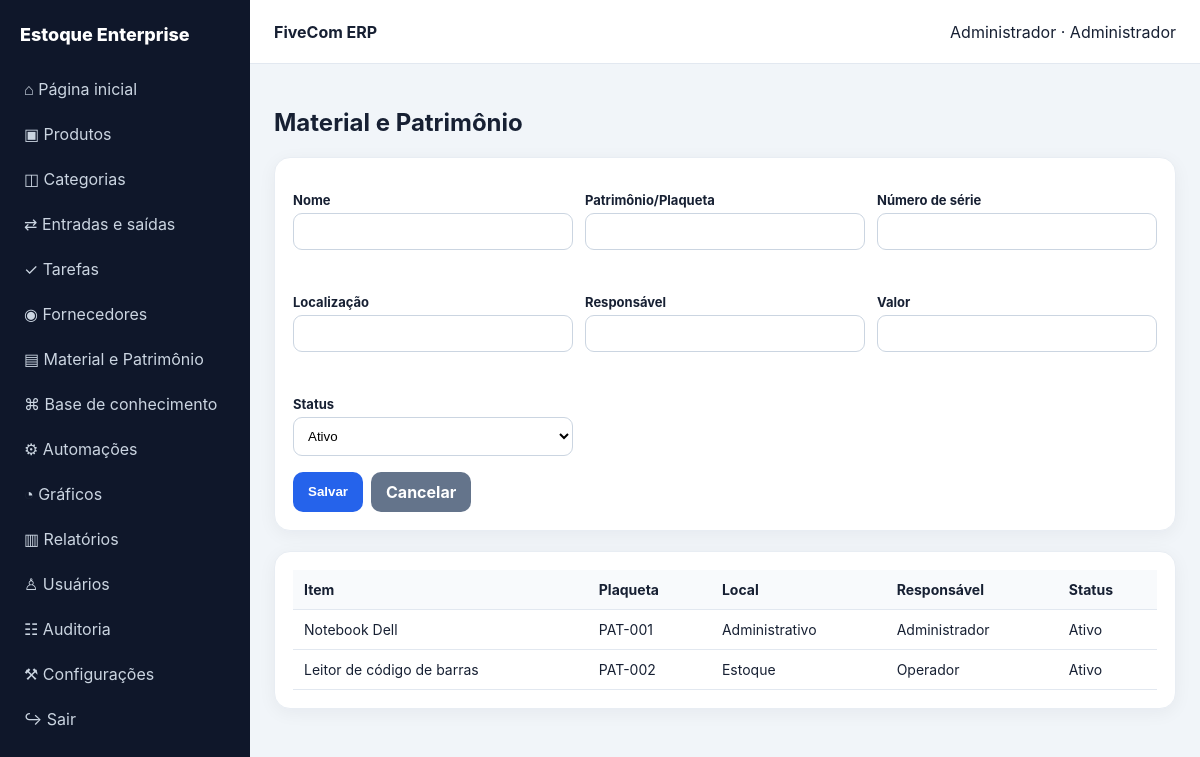
The app's page /assets (signed in) with its own data.
### app.py (models this page shows)
class Setting(db.Model):
 id=db.Column(db.Integer,primary_key=True); system_name=db.Column(db.String(120),default='FiveCom ERP'); company_name=db.Column(db.String(120),default='Estoque Enterprise'); browser_title=db.Column(db.String(120),default='FiveCom ERP'); primary_color=db.Column(db.String(20),default='#2563eb'); secondary_color=db.Column(db.String(20),default='#0f172a'); logo=db.Column(db.String(255)); login_logo=db.Column(db.String(255)); favicon=db.Column(db.String(255)); login_position=db.Column(db.String(20),default='center'); footer=db.Column(db.String(255),default='Documento gerado automaticamente pelo FiveCom ERP'); disabled_modules=db.Column(db.Text,default='')

class User(UserMixin,db.Model):
 id=db.Column(db.Integer,primary_key=True); name=db.Column(db.String(120),nullable=False); username=db.Column(db.String(80),unique=True,nullable=False); password=db.Column(db.String(255),nullable=False); role=db.Column(db.String(30),default='Operador'); active=db.Column(db.Boolean,default=True); permissions=db.Column(db.Text,default='')
 def can(self,m): return self.role=='Administrador' or m in (self.permissions or '').split(',')

class Asset(db.Model):
 id=db.Column(db.Integer,primary_key=True); name=db.Column(db.String(160)); tag=db.Column(db.String(80),unique=True); serial=db.Column(db.String(100)); location=db.Column(db.String(100)); responsible=db.Column(db.String(120)); value=db.Column(db.Float,default=0); status=db.Column(db.String(30),default='Ativo')

### app.py (the view)
@app.route('/assets',methods=['GET','POST'])
@login_required
def assets():
 if request.method=='POST':db.session.add(Asset(name=request.form['name'],tag=request.form['tag'],serial=request.form.get('serial'),location=request.form.get('location'),responsible=request.form.get('responsible'),value=float(request.form.get('value') or 0),status=request.form.get('status')));db.session.commit();return redirect(url_for('assets'))
 return render_template('assets.html',items=Asset.query.all())

### app.py (called while the page is built)
@login.user_loader
def load_user(i): return db.session.get(User,int(i))

def settings():
 s=Setting.query.first()
 if not s:s=Setting();db.session.add(s);db.session.commit()
 return s

@app.context_processor
def ctx():
 s=settings(); return dict(cfg=s,module_enabled=lambda m:m not in (s.disabled_modules or '').split(','),now=datetime.now())

### templates/assets.html
{% extends 'base.html' %}{% block content %}<h1>Material e Patrimônio</h1><form class="card" method="post"><div class="form-grid"><p><label>Nome</label><input name="name" required></p><p><label>Patrimônio/Plaqueta</label><input name="tag" required></p><p><label>Número de série</label><input name="serial"></p><p><label>Localização</label><input name="location"></p><p><label>Responsável</label><input name="responsible"></p><p><label>Valor</label><input type="number" step=".01" name="value"></p><p><label>Status</label><select name="status"><option>Ativo</option><option>Em manutenção</option><option>Baixado</option></select></p></div><div class="actions"><button class="btn">Salvar</button><a class="btn secondary" href="{{url_for('home')}}">Cancelar</a></div></form><br><div class="card table-wrap"><table><tr><th>Item</th><th>Plaqueta</th><th>Local</th><th>Responsável</th><th>Status</th></tr>{% for x in items %}<tr><td>{{x.name}}</td><td>{{x.tag}}</td><td>{{x.location}}</td><td>{{x.responsible}}</td><td>{{x.status}}</td></tr>{% endfor %}</table></div>{% endblock %}

### templates/base.html (shortened to what this page needs)
<!doctype html><html lang="pt-BR"><head><link rel="stylesheet" href="{{url_for('static',filename='style.css')}}"></head><body><aside class="sidebar" id="side"><div class="brand"><span>{{cfg.company_name}}</span></div><nav class="nav"><a href="{{url_for('home')}}">⌂ Página inicial</a>{% if module_enabled('produtos') and current_user.can('produtos') %}<a href="{{url_for('products')}}">▣ Produtos</a><a href="{{url_for('categories')}}">◫ Categorias</a>{% endif %}{% if module_enabled('movimentacoes') %}<a href="{{url_for('movements')}}">⇄ Entradas e saídas</a>{% endif %}{% if module_enabled('tarefas') %}<a href="{{url_for('tasks')}}">✓ Tarefas</a>{% endif %}{% if module_enabled('fornecedores') %}<a href="{{url_for('suppliers')}}">◉ Fornecedores</a>{% endif %}{% if module_enabled('patrimonio') %}<a href="{{url_for('assets')}}">▤ Material e Patrimônio</a>{% endif %}{% if module_enabled('conhecimento') %}<a href="{{url_for('knowledge')}}">⌘ Base de conhecimento</a>{% endif %}{% if module_enabled('automacoes') %}<a href="{{url_for('automations')}}">⚙ Automações</a>{% endif %}{% if module_enabled('graficos') %}<a href="{{url_for('charts')}}">◔ Gráficos</a>{% endif %}{% if module_enabled('relatorios') %}<a href="{{url_for('reports')}}">▥ Relatórios</a>{% endif %}{% if current_user.role=='Administrador' %}<a href="{{url_for('users')}}">♙ Usuários</a><a href="{{url_for('audits')}}">☷ Auditoria</a><a href="{{url_for('config')}}">⚒ Configurações</a>{% endif %}<a href="{{url_for('logout')}}">↪ Sair</a></nav></aside><main class="main"><header class="top"><strong>{{cfg.system_name}}</strong><span>{{current_user.name}} · {{current_user.role}}</span></header><section class="content">{% block content %}{% endblock %}</section></main></body></html>

### static/style.css (style rules this page uses)
:root { --primary:#2563eb;--secondary:#0f172a }
* { box-sizing:border-box }
body { margin:0;font-family:Inter,system-ui,Arial;background:#f1f5f9;color:#172033 }
a { text-decoration:none;color:inherit }
.sidebar { position:fixed;inset:0 auto 0 0;width:250px;background:var(--secondary);color:#fff;padding:18px 12px;overflow:auto }
.brand { display:flex;align-items:center;gap:10px;font-weight:800;font-size:18px;padding:6px 8px 20px }
.nav a { display:block;padding:11px 12px;border-radius:10px;margin:3px 0;color:#cbd5e1 }
.main { margin-left:250px;min-height:100vh }
.top { height:64px;background:#fff;display:flex;align-items:center;justify-content:space-between;padding:0 24px;border-bottom:1px solid #e2e8f0;position:sticky;top:0;z-index:5 }
.content { padding:24px;max-width:1500px;margin:auto }
.card { background:#fff;border-radius:16px;padding:18px;box-shadow:0 4px 18px #0f172a0d;border:1px solid #e8edf3 }
.btn { background:var(--primary);color:#fff;border:0;padding:10px 15px;border-radius:10px;cursor:pointer;font-weight:650 }
.btn.secondary { background:#64748b }
.actions { display:flex;gap:8px;flex-wrap:wrap }
.form-grid { display:grid;grid-template-columns:repeat(3,1fr);gap:12px }
label { font-size:13px;font-weight:700;display:block;margin-bottom:5px }
input,select,textarea { width:100%;padding:10px;border:1px solid #cbd5e1;border-radius:9px;background:#fff }
.table-wrap { overflow:auto }
table { width:100%;border-collapse:collapse }
th,td { text-align:left;padding:11px;border-bottom:1px solid #e2e8f0;font-size:14px }
th { background:#f8fafc }

### records on screen
Setting: company_name "Estoque Enterprise", system_name "FiveCom ERP"
User: name "Administrador", role "Administrador"
Asset: name "Notebook Dell", tag "PAT-001", location "Administrativo", responsible "Administrador", status "Ativo"
Asset: name "Leitor de código de barras", tag "PAT-002", location "Estoque", responsible "Operador", status "Ativo"
